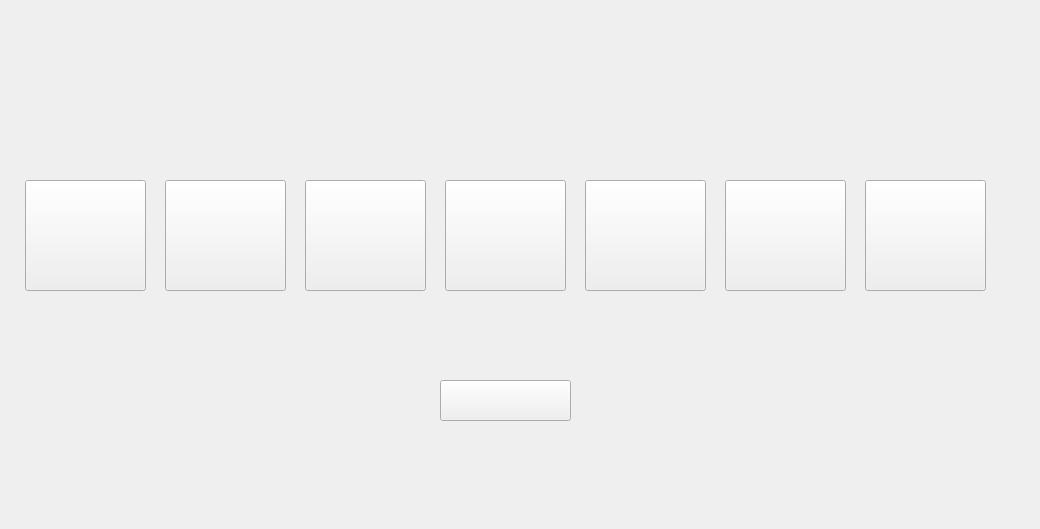
<?xml version="1.0" encoding="UTF-8"?>
<ui version="4.0">
 <class>LevelSelect</class>
 <widget class="QWidget" name="LevelSelect">
  <property name="geometry">
   <rect>
    <x>0</x>
    <y>0</y>
    <width>1040</width>
    <height>529</height>
   </rect>
  </property>
  <property name="windowTitle">
   <string>Form</string>
  </property>
  <widget class="QStackedWidget" name="stackedWidget">
   <property name="geometry">
    <rect>
     <x>-5</x>
     <y>0</y>
     <width>1051</width>
     <height>531</height>
    </rect>
   </property>
   <property name="sizePolicy">
    <sizepolicy hsizetype="Expanding" vsizetype="Expanding">
     <horstretch>0</horstretch>
     <verstretch>0</verstretch>
    </sizepolicy>
   </property>
   <property name="styleSheet">
    <string notr="true"/>
   </property>
   <property name="currentIndex">
    <number>0</number>
   </property>
   <widget class="QWidget" name="page">
    <widget class="QPushButton" name="level1Button">
     <property name="geometry">
      <rect>
       <x>30</x>
       <y>180</y>
       <width>121</width>
       <height>111</height>
      </rect>
     </property>
     <property name="styleSheet">
      <string notr="true">border-image: url(:/Pictures/tutorial.png);</string>
     </property>
     <property name="text">
      <string/>
     </property>
    </widget>
    <widget class="QPushButton" name="level2Button">
     <property name="geometry">
      <rect>
       <x>170</x>
       <y>180</y>
       <width>121</width>
       <height>111</height>
      </rect>
     </property>
     <property name="styleSheet">
      <string notr="true">border-image: url(:/Pictures/level1.png);</string>
     </property>
     <property name="text">
      <string/>
     </property>
    </widget>
    <widget class="QPushButton" name="level3Button">
     <property name="geometry">
      <rect>
       <x>310</x>
       <y>180</y>
       <width>121</width>
       <height>111</height>
      </rect>
     </property>
     <property name="styleSheet">
      <string notr="true">border-image: url(:/Pictures/level2.png);</string>
     </property>
     <property name="text">
      <string/>
     </property>
    </widget>
    <widget class="QPushButton" name="level4Button">
     <property name="geometry">
      <rect>
       <x>450</x>
       <y>180</y>
       <width>121</width>
       <height>111</height>
      </rect>
     </property>
     <property name="styleSheet">
      <string notr="true">border-image: url(:/Pictures/level3.png);</string>
     </property>
     <property name="text">
      <string/>
     </property>
    </widget>
    <widget class="QPushButton" name="level5Button">
     <property name="geometry">
      <rect>
       <x>590</x>
       <y>180</y>
       <width>121</width>
       <height>111</height>
      </rect>
     </property>
     <property name="styleSheet">
      <string notr="true">border-image: url(:/Pictures/level4.png);</string>
     </property>
     <property name="text">
      <string/>
     </property>
    </widget>
    <widget class="QPushButton" name="level6Button">
     <property name="geometry">
      <rect>
       <x>730</x>
       <y>180</y>
       <width>121</width>
       <height>111</height>
      </rect>
     </property>
     <property name="styleSheet">
      <string notr="true">border-image: url(:/Pictures/level5.png);</string>
     </property>
     <property name="text">
      <string/>
     </property>
    </widget>
    <widget class="QPushButton" name="level7Button">
     <property name="geometry">
      <rect>
       <x>870</x>
       <y>180</y>
       <width>121</width>
       <height>111</height>
      </rect>
     </property>
     <property name="styleSheet">
      <string notr="true">border-image: url(:/Pictures/scores.png);</string>
     </property>
     <property name="text">
      <string/>
     </property>
    </widget>
    <widget class="QPushButton" name="homeButton">
     <property name="geometry">
      <rect>
       <x>445</x>
       <y>380</y>
       <width>131</width>
       <height>41</height>
      </rect>
     </property>
     <property name="styleSheet">
      <string notr="true">border-image: url(:/Pictures/home.png);</string>
     </property>
     <property name="text">
      <string/>
     </property>
    </widget>
   </widget>
   <widget class="QWidget" name="page_2"/>
  </widget>
 </widget>
 <resources/>
 <connections/>
</ui>
